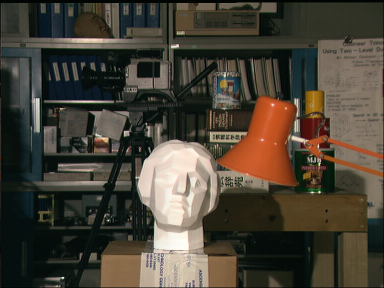
#> input picture tsucuba_left.png, 384 x 288 px
$ jupyter execute --allow-errors Epipolar_Geometry.ipynb   (shell and % lines are left out)
#> lines starting #> are read from the running program, lines starting #| are printed output that depends on the picture
<a href="https://colab.research.google.com/github/MicroprocessorX069/Epipolar-Geometry-/blob/master/Epipolar_Geometry.ipynb" target="_parent"></a>

[cell 1]
import numpy as np
import cv2 as cv
from matplotlib import pyplot as plt

def findKeypoints(input_name,output_name):
#> called with input_name = 'tsucuba_left.png', output_name = 'task2_sift1.jpg'
  img = cv.imread(input_name)
#> img is the input picture: shape (288, 384, 3); mean B, G, R 54.7, 66.6, 73.2
  gray= cv.cvtColor(img,cv.COLOR_BGR2GRAY)
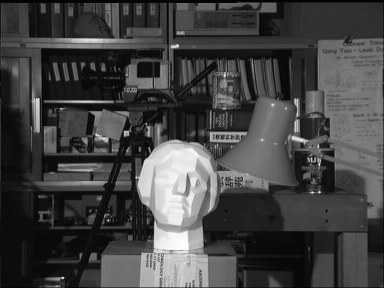
#> gray: shape (288, 384); min 0, max 253, mean 67.3
  sift = cv.xfeatures2d.SIFT_create()
  kp, des = sift.detectAndCompute(gray,None)
#> kp = 717 keypoints; strongest (x, y, size): (174, 178, 47.3), (126, 133, 3.8), (177, 46, 2.7), (36, 102, 5.7)
  img=cv.drawKeypoints(gray,kp,img)
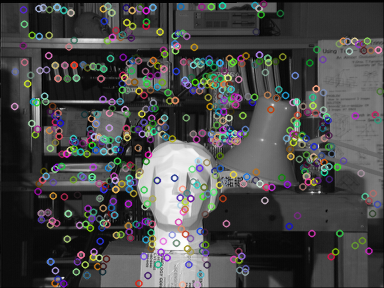
#> img: shape (288, 384, 3); mean B, G, R 73.2, 73.4, 73.4
#> call 2 of findKeypoints, with input_name = 'tsucuba_right.png', output_name = 'task2_sift2.jpg'
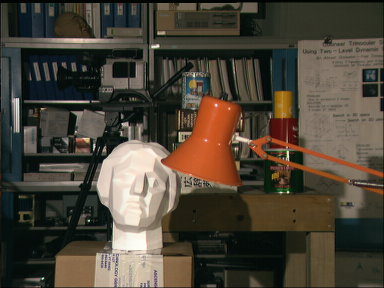
#> input picture tsucuba_right.png, 384 x 288 px
#> in findKeypoints, img is the input picture: shape (288, 384, 3); mean B, G, R 55.6, 68.2, 75.9
#> in findKeypoints (call 2), `gray= cv.cvtColor(img,cv.COLOR_BGR2GRAY)`:
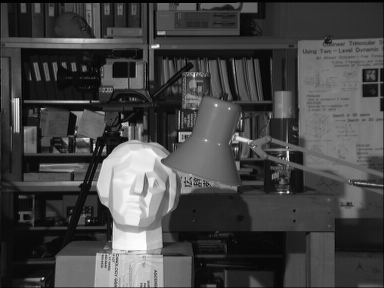
#> gray: shape (288, 384); min 0, max 253, mean 69.1
#> in findKeypoints (call 2), `kp, des = sift.detectAndCompute(gray,None)`: kp = 708 keypoints; strongest (x, y, size): (94, 146, 1.9), (133, 178, 47.6), (157, 46, 2.7), (288, 153, 1.9)
#> in findKeypoints (call 2), `img=cv.drawKeypoints(gray,kp,img)`:
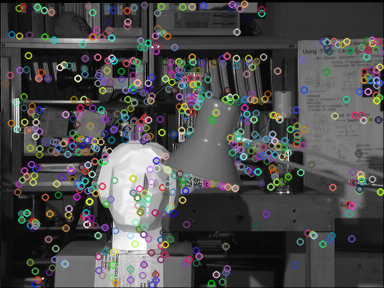
#> img: shape (288, 384, 3); mean B, G, R 74.9, 75, 75.2
  #cv.imshow("Image", img)
  #cv.waitKey(0)
  #cv.destroyAllWindows()
  cv.imwrite(output_name,img)


def knnMatching(input_name1,input_name2,output_name):
#> called with input_name1 = 'tsucuba_left.png', input_name2 = 'tsucuba_right.png', output_name = 'task2_matches_knn.jpg'
  img1 = cv.imread(input_name1,0)          # queryImage
#> img1: shape (288, 384); min 0, max 253, mean 68.4
  img2 = cv.imread(input_name2,0) # trainImage
#> img2: shape (288, 384); min 0, max 253, mean 70.3
  # Initiate SIFT detector
  sift = cv.xfeatures2d.SIFT_create()
  # find the keypoints and descriptors with SIFT
  kp1, des1 = sift.detectAndCompute(img1,None)
#> kp1 = 760 keypoints; strongest (x, y, size): (174, 178, 47.1), (177, 46, 2.7), (126, 133, 3.8), (36, 102, 5.7)
  kp2, des2 = sift.detectAndCompute(img2,None)
#> kp2 = 764 keypoints; strongest (x, y, size): (94, 146, 1.9), (132, 178, 47.5), (157, 46, 2.7), (288, 153, 2)
  # BFMatcher with default params
  bf = cv.BFMatcher()
  matches = bf.knnMatch(des1,des2, k=2)
#> matches = 760 matches
  # Apply ratio test
  good = []
  for m,n in matches:
      if m.distance < 0.75*n.distance:
          good.append([m])
#> after the loop, good = 286 matches
  img3=np.array([])
  # cv.drawMatchesKnn expects list of lists as matches.
  img3 = cv.drawMatchesKnn(img1,kp1,img2,kp2,good,outImg=img3,flags=2)
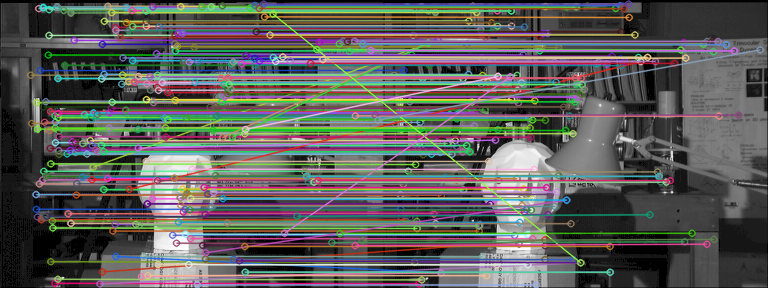
#> img3: shape (288, 768, 3); mean of channels 0, 1, 2 89.9, 93, 93.4; drawn as B, G, R
  cv.imwrite(output_name,img3)

# [46 lines left out: function featureMatching, not called in this run]
